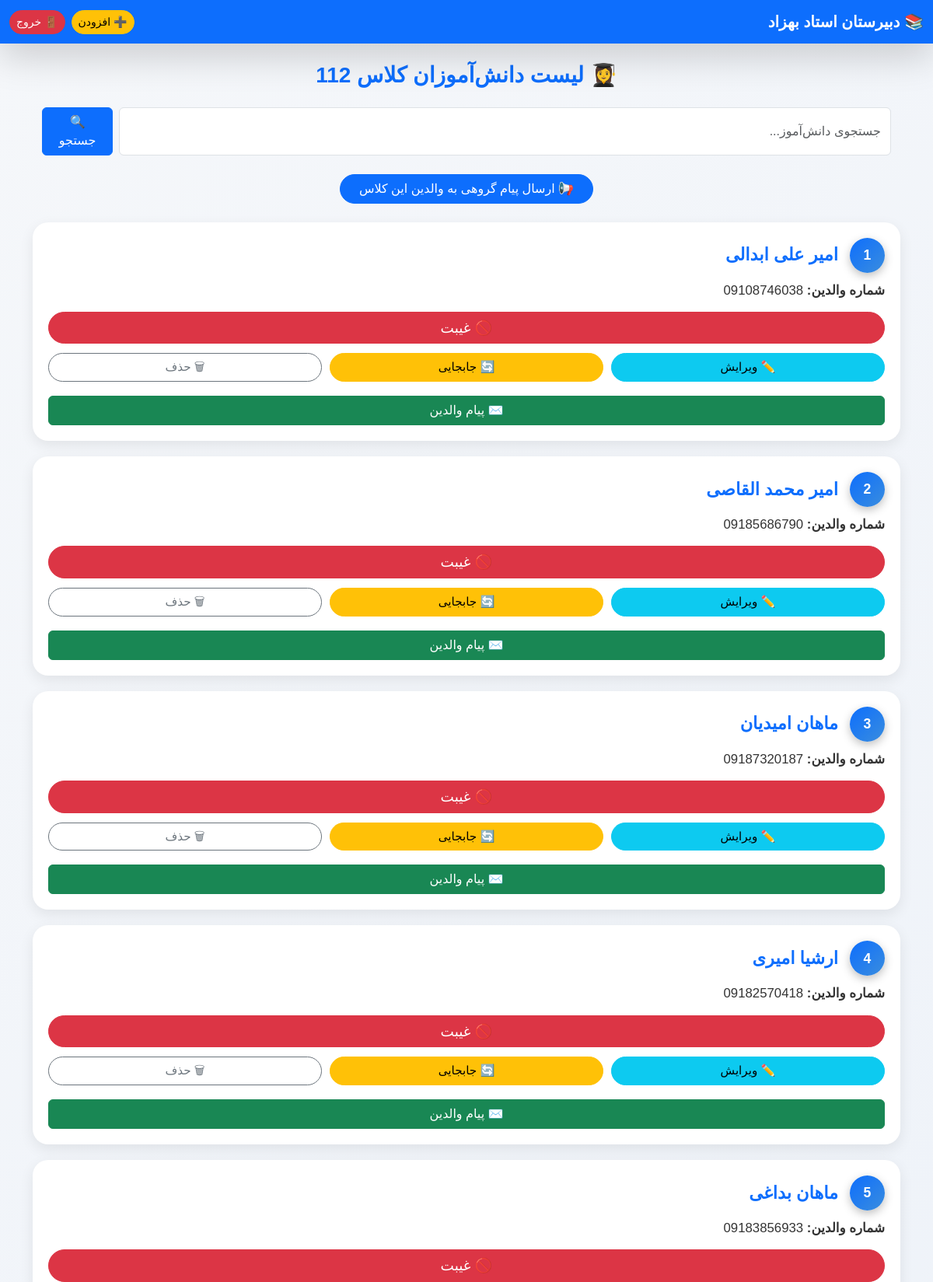
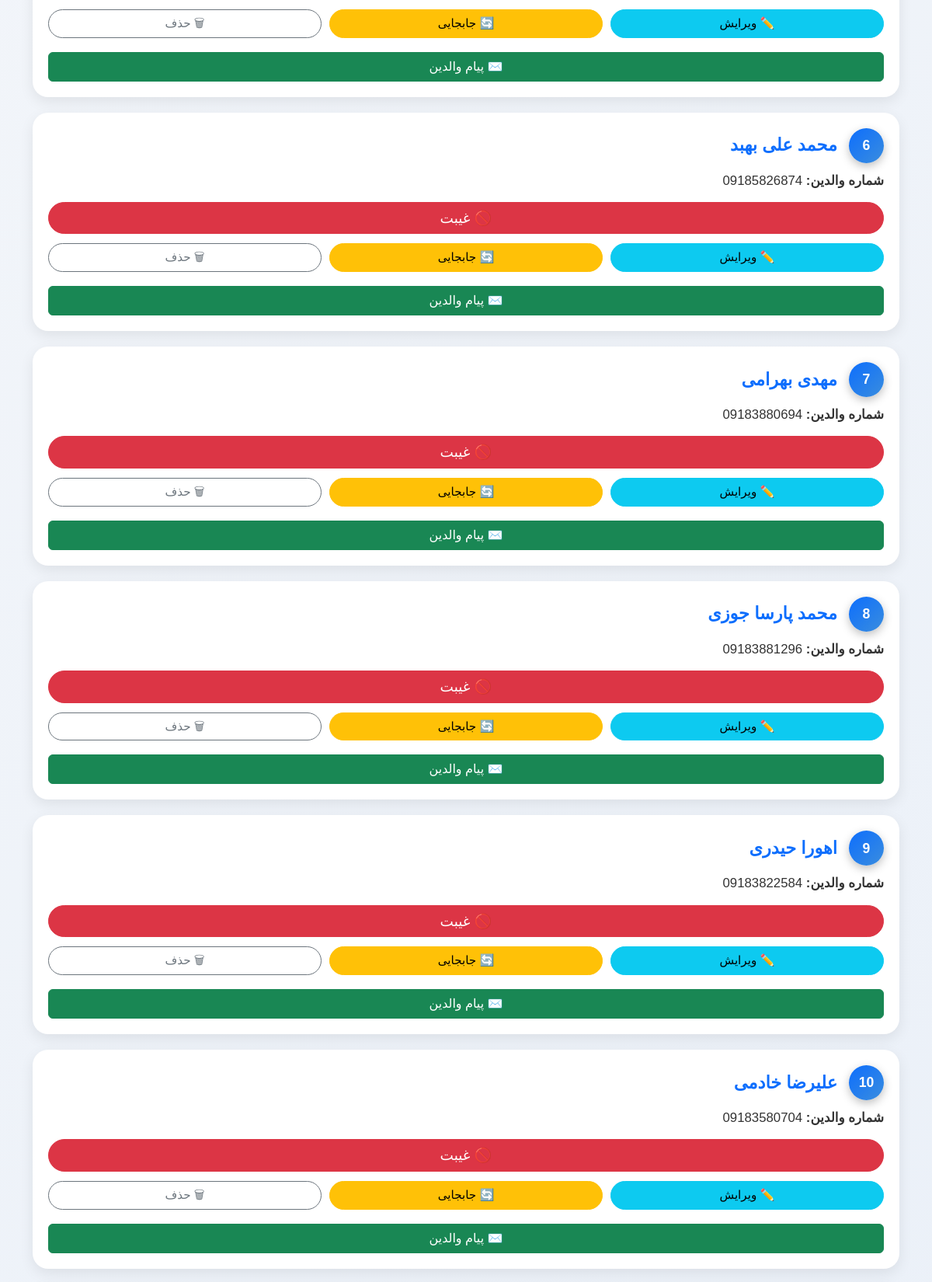
The page /class/6 (signed in, upper part) on the database its author committed (2 pictures, top to bottom).
### app.py (models this page shows)
class Class(db.Model):
    id = db.Column(db.Integer, primary_key=True)
    name = db.Column(db.String(50), unique=True, nullable=False)
    students = db.relationship("Student", backref="class_", lazy=True, cascade="all, delete")

class Student(db.Model):
    id = db.Column(db.Integer, primary_key=True)
    firstname = db.Column(db.String(50), nullable=False)
    lastname = db.Column(db.String(50), nullable=False)
    parent_number = db.Column(db.String(20), nullable=False)
    class_id = db.Column(db.Integer, db.ForeignKey("class.id"), nullable=False)
    attendances = db.relationship("Attendance", backref="student", lazy=True, cascade="all, delete")

### app.py (the view)
@app.route("/class/<int:class_id>")
@login_required
def view_class(class_id):
    class_ = Class.query.get_or_404(class_id)
    search_query = request.args.get("search", "").strip()
    query = Student.query.filter_by(class_id=class_id)
    if search_query:
        query = query.filter(
            (Student.firstname.ilike(f"%{search_query}%")) |
            (Student.lastname.ilike(f"%{search_query}%"))
        )
    students = query.order_by(Student.lastname, Student.firstname).all()
    return render_template("class_detail.html", class_=class_, students=students)

### app.py (called while the page is built)
def login_required(f):
    from functools import wraps
    @wraps(f)
    def decorated_function(*args, **kwargs):
        if not session.get('logged_in'):
            return redirect(url_for('login'))
        return f(*args, **kwargs)
    return decorated_function

### templates/class_detail.html (shortened to what this page needs)
<!DOCTYPE html>
<html lang="fa">
<head>
  <link href="https://cdn.jsdelivr.net/npm/bootstrap@5.3.2/dist/css/bootstrap.rtl.min.css" rel="stylesheet">
</head>
<body dir="rtl">
<nav class="navbar navbar-expand-lg navbar-dark bg-primary shadow-lg">
  <div class="container-fluid">
    <a class="navbar-brand fw-bold fs-5" href="/">📚 دبیرستان استاد بهزاد</a>
    <div class="d-flex ms-auto">
      <a href="{{ url_for('add_student', class_id=class_.id) }}" class="btn btn-warning btn-sm rounded-pill">➕ افزودن</a>
      <a href="{{ url_for('logout') }}" class="btn btn-danger btn-sm rounded-pill ms-2">🚪 خروج</a>
    </div>
  </div>
</nav>
<div class="container mt-4">
  <h3 class="text-center mb-4 text-primary fw-bold">👩‍🎓 لیست دانش‌آموزان کلاس {{ class_.name }}</h3>
  <div class="container mb-4">
    <form method="get" action="{{ url_for('view_class', class_id=class_.id) }}" class="d-flex gap-2">
      <input type="text" name="search" class="form-control" placeholder="جستجوی دانش‌آموز..." value="{{ request.args.get('search', '') }}">
      <button type="submit" class="btn btn-primary">🔍 جستجو</button>
    </form>
  </div>
  <div class="text-center mb-4">
    <a href="{{ url_for('send_class_message', class_id=class_.id) }}" class="btn btn-primary rounded-pill px-4">
      📢 ارسال پیام گروهی به والدین این کلاس
    </a>
  </div>
  {% if students %}
    {% for student in students %}
    <div class="student-card" id="student-card-{{ student.id }}">
      <div class="student-row">
        <div class="student-index">{{ loop.index }}</div>
        <div class="student-name">{{ student.firstname }} {{ student.lastname }}</div>
      </div>
      <div class="student-info"><strong>شماره والدین:</strong> {{ student.parent_number }}</div>
      <button class="btn btn-danger btn-absent" onclick="markAbsent('{{ url_for('absent', student_id=student.id) }}', this)">🚫 غیبت</button>
      <div class="action-row">
        <a href="{{ url_for('edit_student', id=student.id) }}" class="btn btn-info">✏️ ویرایش</a>
        <a href="#" class="btn btn-warning" onclick="openTransferModal({{ student.id }}, '{{ student.firstname }} {{ student.lastname }}')">🔄 جابجایی</a>
        <a href="{{ url_for('delete_student', id=student.id) }}"
           class="btn btn-outline-secondary"
           onclick="return confirm('آیا مطمئنید می‌خواهید حذف کنید؟');">🗑 حذف</a>
      </div>
      <button class="btn btn-success w-100 mt-2" onclick="openMessagePanel('{{ student.parent_number }}')">✉️ پیام والدین</button>
    </div>
    {% endfor %}
  {% else %}
    <p class="text-muted text-center">هیچ دانش‌آموزی در این کلاس ثبت نشده است.</p>
  {% endif %}
</div>
</body>
</html>

### templates/class_detail.html (style rules this page uses)
body { background: linear-gradient(135deg, #f5f7fa, #e4ecf7); font-family: "Vazirmatn", Tahoma, sans-serif; padding-bottom: 50px; overflow-x: hidden; }
.student-card { border-radius: 20px; background: #fff; padding: 20px; margin-bottom: 20px; box-shadow: 0 6px 18px rgba(0,0,0,0.08); transition: all 0.3s ease; max-width: 100%; box-sizing: border-box; }
.student-row { display: flex; align-items: center; gap: 15px; flex-wrap: wrap; margin-bottom: 10px; }
.student-index { width: 45px; height: 45px; background: linear-gradient(135deg, #0d6efd, #3a8dde); color: #fff; font-weight: bold; font-size: 1.1rem; display: flex; justify-content: center; align-items: center; border-radius: 50%; box-shadow: 0 4px 12px rgba(0,0,0,0.25); flex-shrink: 0; }
.student-name { font-size: 1.4rem; font-weight: 600; color: #0d6efd; word-break: break-word; }
.student-info { font-size: 1.05rem; margin-bottom: 15px; color: #333; word-break: break-word; }
.btn-absent, .action-row a, .action-row button { border-radius: 50px; transition: 0.3s; font-weight: 500; max-width: 100%; box-sizing: border-box; }
.btn-absent { width: 100%; margin-bottom: 12px; font-size: 1.15rem; }
.action-row { display: flex; justify-content: space-between; gap: 10px; margin-bottom: 10px; flex-wrap: wrap; }
.action-row a, .action-row button { flex: 1 1 30%; font-size: 0.95rem; }

### rows shown on the page
Class: name "112"
Student: firstname "امیر علی", lastname "ابدالی", parent_number "09108746038"
Student: firstname "امیر محمد", lastname "القاصی", parent_number "09185686790"
Student: firstname "ماهان", lastname "امیدیان", parent_number "09187320187"
Student: firstname "ارشیا", lastname "امیری", parent_number "09182570418"
Student: firstname "ماهان", lastname "بداغی", parent_number "09183856933"
Student: firstname "محمد علی", lastname "بهبد", parent_number "09185826874"
Student: firstname "مهدی", lastname "بهرامی", parent_number "09183880694"
Student: firstname "محمد پارسا", lastname "جوزی", parent_number "09183881296"
Student: firstname "اهورا", lastname "حیدری", parent_number "09183822584"
Student: firstname "علیرضا", lastname "خادمی", parent_number "09183580704"
